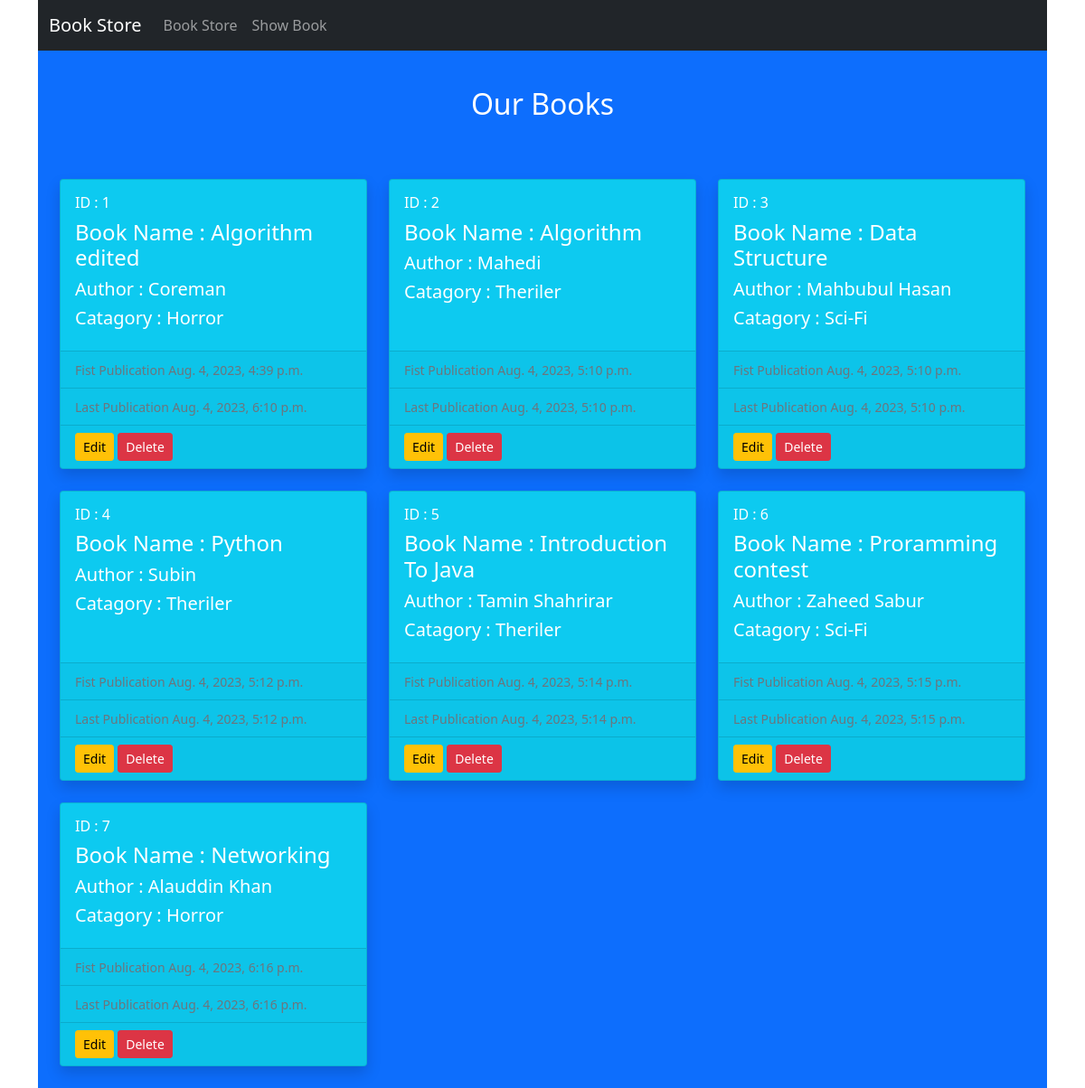
Page /show/ on the committed database.
### book/models.py (models this page shows)
class BookStoreModel(models.Model):
    CATAGORY = (
        ('Mysteri','Mysteri'),
        ('Theriler', 'Theriler'),
        ('Sci-Fi', 'Sci-Fi'),
        ('Humor', 'Humor'),
        ('Horror', 'Horror')
    )
    id = models.IntegerField(primary_key=True)
    book_name = models.CharField(max_length=50)
    author = models.CharField(max_length=50)
    catagory = models.CharField(max_length=50, choices=CATAGORY)
    first_pub = models.DateTimeField( auto_now_add=True)
    last_pub = models.DateTimeField(auto_now=True)

### book/views.py (the view)
# urls.py: path('show/',show_book,name='showbook'),
def show_book(request):
    data = BookStoreModel.objects.all()
    return render(request,"show_book.html",{'data':data})

### book/templates/show_book.html
{% extends 'base.html' %}
{% block content %}
<div class="bg-primary p-4">
    <h2 class="text-center p-3 text-white">Our Books</h2>
    <div class="row row-cols-1 row-cols-md-3 g-4 mt-4">
        {% for n in data %}
        <div class="col">
            <div class="card h-100 bg-info shadow">
              <div class="card-body text-white">
                  <h6 class="card-title">ID : {{n.id}}</h6>
                <h4 class="card-title">Book Name : {{n.book_name}}</h4>
                <h5 class="card-title">Author : {{n.author}}</h5>
                <h5 class="card-title"> Catagory : {{n.catagory}}</h5>
              </div>
              <div class="card-footer">
                <small class="text-muted">Fist Publication {{n.first_pub}}</small></br>
              </div>
              <div class="card-footer">
                <small class="text-muted">Last Publication {{n.last_pub}}</small>
              </div>
              <div class="card-footer">
                <a href="{% url 'editbook' n.id %}" class="btn btn-warning btn-sm">Edit</a> <a href="{% url 'deletebook' n.id %}" class="btn btn-danger btn-sm">Delete</a>
              </div>
            </div>
          </div>{% endfor %}
      </div>
</div>
{% endblock content %}

### book/templates/base.html (shortened to what this page needs)
<!DOCTYPE html>
<html lang="en">
<head>
    <link href="https://cdn.jsdelivr.net/npm/bootstrap@5.0.2/dist/css/bootstrap.min.css" rel="stylesheet"></head>
<body class="container">
  <nav class="navbar navbar-expand-lg navbar-dark bg-dark">
    <div class="container-fluid">
      <a class="navbar-brand " href="{% url 'homepage' %}">Book Store</a>
      <div class="collapse navbar-collapse" id="navbarNav">
        <ul class="navbar-nav">
          <li class="nav-item">
            <a class="nav-link" href="{% url 'storebook' %}">Book Store</a>
          </li>
          <li class="nav-item">
            <a class="nav-link" href="{% url 'showbook' %}">Show Book</a>
          </li>
        </ul>
      </div>
    </div>
  </nav>
  {% block content %}
  {% endblock content %}
</body>
</html>

### rows in the picture
BookStoreModel: id "1", book_name "Algorithm edited", author "Coreman", catagory "Horror", first_pub "Aug. 4, 2023, 4:39 p.m.", last_pub "Aug. 4, 2023, 6:10 p.m."
BookStoreModel: id "2", book_name "Algorithm", author "Mahedi", catagory "Theriler", first_pub "Aug. 4, 2023, 5:10 p.m.", last_pub "Aug. 4, 2023, 5:10 p.m."
BookStoreModel: id "3", book_name "Data Structure", author "Mahbubul Hasan", catagory "Sci-Fi", first_pub "Aug. 4, 2023, 5:10 p.m.", last_pub "Aug. 4, 2023, 5:10 p.m."
BookStoreModel: id "4", book_name "Python", author "Subin", catagory "Theriler", first_pub "Aug. 4, 2023, 5:12 p.m.", last_pub "Aug. 4, 2023, 5:12 p.m."
BookStoreModel: id "5", book_name "Introduction To Java", author "Tamin Shahrirar", catagory "Theriler", first_pub "Aug. 4, 2023, 5:14 p.m.", last_pub "Aug. 4, 2023, 5:14 p.m."
BookStoreModel: id "6", book_name "Proramming contest", author "Zaheed Sabur", catagory "Sci-Fi", first_pub "Aug. 4, 2023, 5:15 p.m.", last_pub "Aug. 4, 2023, 5:15 p.m."
BookStoreModel: id "7", book_name "Networking", author "Alauddin Khan", catagory "Horror", first_pub "Aug. 4, 2023, 6:16 p.m.", last_pub "Aug. 4, 2023, 6:16 p.m."
